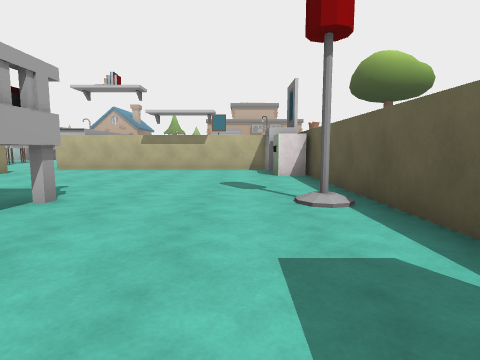
view 1 (above)

16 first-person views from a walk through a scene from a Unity 3-D project. The camera is 1.2 m above the floor, tilts 6° down and sees 80° across. The floor is counted in squares, 2 m on a side. Each view is taken from the middle of a square. On the plan, view 1 faces up. The plan holds only what a view shows up to about 9 squares ahead; the rest is blank. The place goes on beyond the plan. Some surface patterns are stand-ins.

view 2
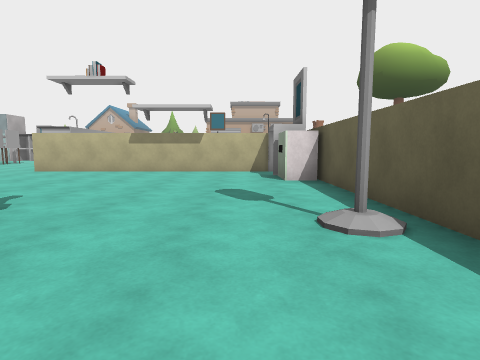

view 3
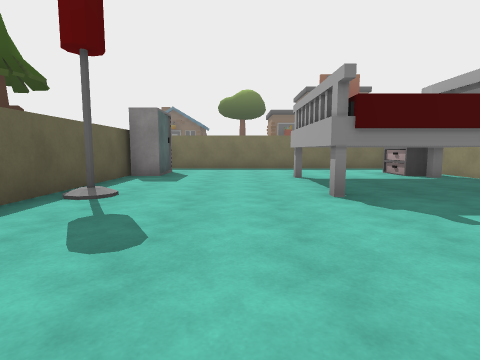

view 4
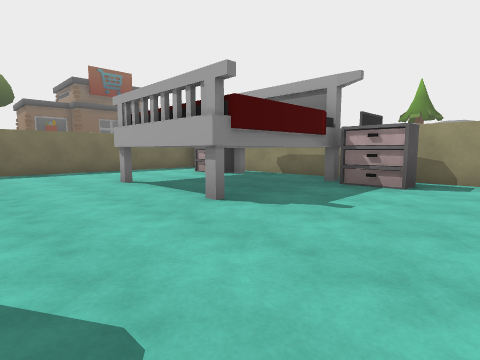

view 5
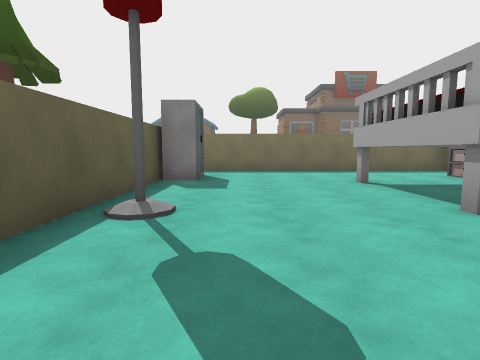

view 6
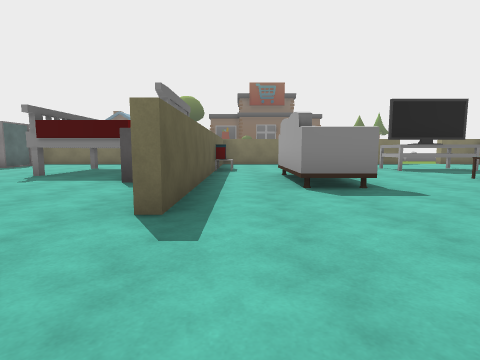

view 7
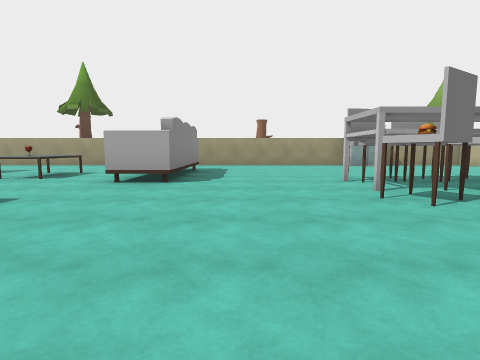

view 8
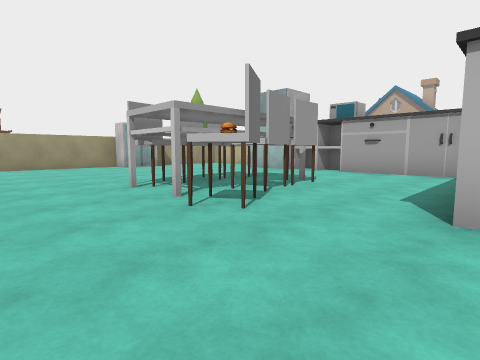

view 9
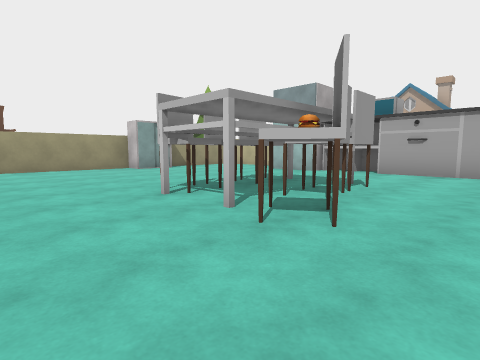

view 10
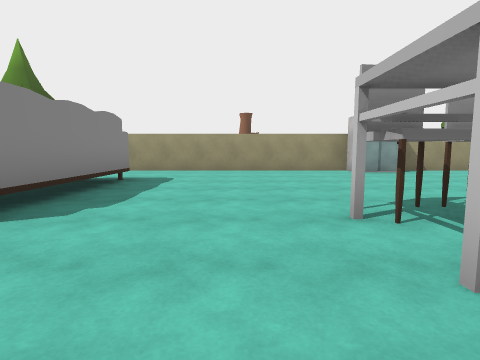

view 11
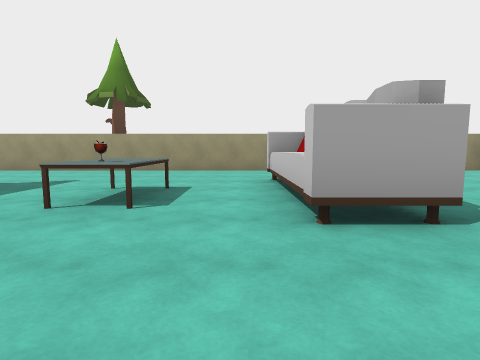

view 12
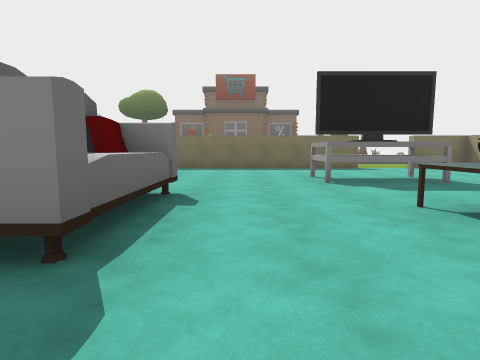

view 13
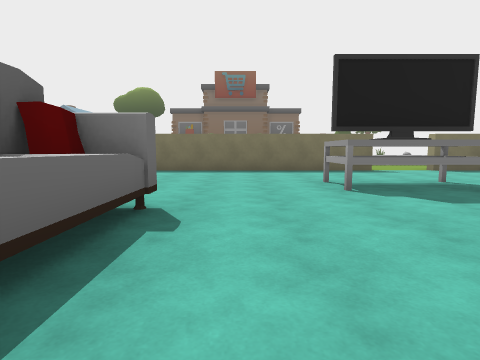

view 14
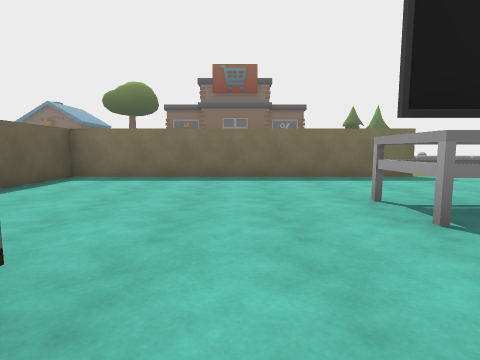

view 15
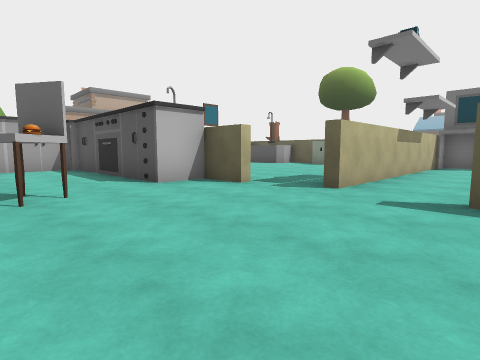

view 16
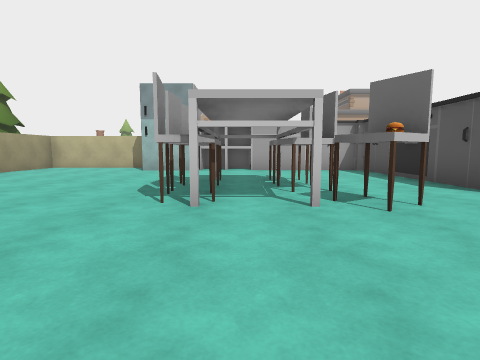

### Floor plan
Key: @ floor where view 1 was taken; # wall or solid block; . floor; ^ raised ledge; R drawers; L lamp; C closet; S sofa; A table; H chair; I thing the floor can be seen under or through; F fridge; M microwave; O other object.
Columns run from 18 left of view 1 to 2 right of it. Each row starts with its distance up from view 1.
 17 #.... FM####
 16 #..........#
 15 ##.........#
 14  C.....I...#
 13  C....HIH..#  ..
 12 #.....HIHH.##....
 11 #......I.H..#....
 10 #..............
  9 #............########
  8 #...................#
  7 #...^^^.....#......R#
  6 #...........#.......#
  5 #....AA..SS.#.......#
  4 #....AA..SS.#R......#
  3 #........SS.####...L#
  2 #...........## #....#
  1 #....^^....O####....#
  0 #...........#R....@C#
 -1 #...........#.......
 -2  ##..###############
 -3    ..

Positions as (right, up) in squares from view 1, and headings:
1: (0, 0), facing up
2: (0, 1), facing up
3: (-1, 7), facing down
4: (0, 6), facing down-left
5: (0, 6), facing down
6: (-7, 10), facing down
7: (-6, 9), facing left
8: (-7, 9), facing up-left
9: (-8, 9), facing up-left
10: (-9, 10), facing left
11: (-9, 6), facing left
12: (-10, 7), facing down
13: (-10, 6), facing down
14: (-10, 4), facing down
15: (-10, 7), facing up-right
16: (-11, 8), facing up
